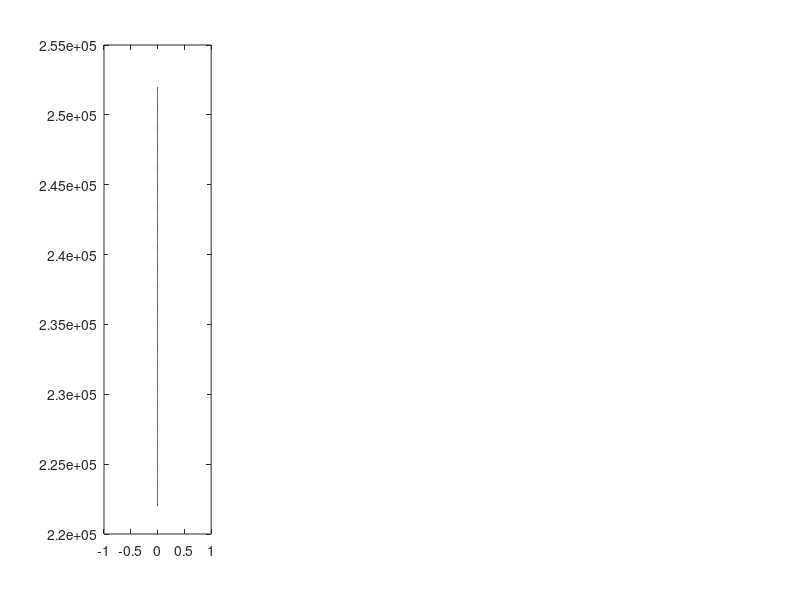

Source code (MATLAB): (Note: this script raises an error after producing the figure.)
% Script to solve coupled ice shell thermal and stress evolution
% Max Rudolph, March 19, 2020
clear;
close all;

% Numerical parameters
nr = 200; % number of grid points
relaxation_parameter=.05; % used in nonlinear loop.
maxiter=300;
% Define physical constants and parameters
% Physical constants
seconds_in_year = 3.1558e7;
R=8.314e-3;     % in kJ/mol/K
% Boundary conditions and internal heating
H=0; % internal heating rate.
Tb=270;
Ts=100;
Ro = 2.52e5;             % outer radius of ice shell (m)
Ri = 2.52e5-3e4;         % inner radius of ice shell (m)
Rc = 1.60e5;             % core radius (m)
% Elastic and Viscous properties
E = 5e9;        % shear modulus of ice (Pa)
nu = 0.3;      % Poisson ratio of ice (-)
beta_w = 4e-10; % Compressibility of water (1/Pa)
alpha_l = 1e-4; % coefficient of linear thermal expansion ( alpha_v/3 ) (1/K)
rho_i=900;      % density of ice (kg/m^3)
rho_w=1000;     % density of water (kg/m^3)
Q=40;           % activation energy, kJ/mol, Nimmo 2004 (kJ/mol)
mub=1e15;       % basal viscosity (Pa-s)
mu = @(T) mub*exp(Q*(Tb-T)/R/Tb./T); % function to evaluate viscosity in Pa-s given T
% mu=@(T) 1e99;
% Thermal properties
Cp = 2100; %heat capacity of ice J/kg/K
Lf = 334*1000; % latent heat of fusion (J/kg)
kappa = 1e-6;% m/s/s
k=kappa*rho_i*Cp;

% calculate maxwell time at 100, 270
fprintf('Maxwell time at surface, base %.2e %.2e\n',mu(100)/E,mu(Tb)/E);
fprintf('Thermal diffusion timescale %.2e\n',(4e4)^2/kappa);
% set end time and grid resolution
t_end = 24e6*seconds_in_year;
% dt = 1e4*seconds_in_year; % time step in seconds
dtmax = 1e5*seconds_in_year;
dtmin = seconds_in_year;
% dt1 = 3600; % size of first timestep
% times = logspace(log10(dt1),log10(t_end+dt1),1e4)-dt1;
plot_interval = t_end;
save_interval = 1e5*seconds_in_year;
save_depths = [0 1 2 3 5]*1000;
nsave = ceil(t_end/save_interval) + 1; nsave_depths = length(save_depths);
sigma_t_store = zeros(nsave_depths,nsave);

% set up the grid
grid_r = linspace(Ri,Ro,nr); % set up the grid

% initialize solution vectors (IC)
sigma_r_last = zeros(nr,1); % initial stresses
sigma_t_last = zeros(nr,1); % initial stresses
T_last = linspace(Tb,Ts,nr)';
er_last = zeros(nr,1); % strains
et_last = zeros(nr,1);
ur_last = zeros(nr,1);      % displacement
z_last = 0; % total amount of thickening
Pex_last = 0; %initial overpressure

% Set up plot
hf2=figure();

plot_times = [0.0 0.8 1.6 3.2 6.4 12 24]*1e6*seconds_in_year; iplot=2;
hf=figure(2);
subplot(1,4,1); % sigma_r and sigma_t
h=plot(sigma_r_last,grid_r); hold on;
plot(sigma_t_last,grid_r,'--','Color',h.Color);
% h=legend('\sigma_r','\sigma_t','Interpreter','tex'); h.AutoUpdate=false;
title('Stress (Pa)','Interpreter','tex');
ylabel('r (m)');
set(gca,'YDir','reverse');
subplot(1,4,2); % e_r and e_t
h=plot( sigma_r_last,Ro-grid_r); hold on;
plot( sigma_r_last,Ro-grid_r,'--','Color',h.Color); hold on;
% h=legend('r','t'); h.AutoUpdate=false;
title('Strain (-)','Interpreter','tex');
set(gca,'YDir','reverse');
subplot(1,4,3); % temperature
plot(T_last,Ro-grid_r); hold on; title('T (K)','Interpreter','tex'); set(gca,'YDir','reverse');
subplot(1,4,4); % radial displacement (u)
plot(ur_last,Ro-grid_r); hold on; title('u_r');
set(gca,'YDir','reverse');
last_plot_time = 0;

fig1a.h = figure(); % Nimmo's Figure 1a
subplot(2,1,1);
[ax,h1,h2]=plotyy((Ro-grid_r)/1e3,sigma_t_last/1e6,(Ro-grid_r)/1e3,T_last);
fig1a.ax = ax;
h2.Color = h1.Color;
h2.LineStyle = '--';
hold(ax(1)); hold(ax(2));
set(ax,'Xlim',[0 30]);
set(ax(1),'YLim',[-10 40]);
set(ax(1),'YTick',[-10:5:40]);
set(ax(2),'YTick',[100:20:180]);
set(ax(1),'YTickLabelMode','auto');
ylabel(ax(1),'Tangential Stress (MPa)');
xlabel(ax(1),'Depth (km)');
ylabel(ax(2),'Temperature (K)');
set(ax(2),'YLim',[100 180]);

time=0; itime=1;
% save initial state
isave = 1;
sigma_t_store(:,isave) = interp1(Ro-grid_r,sigma_t_last,save_depths);
time_store(isave) = time;
last_store = time; isave = isave+1;


while time < t_end
%     dt = times(itime+1)-times(itime); itime = itime+1;
    % In each timestep, we do the following
    % 1. Calculate the amount of basal freeze-on and advance the mesh
    % 2. Solve the heat equation using an implicit method
    % 3. Solve for sigma_r
    % 4. Calculate sigma_t
    % 5. Calculate the radial displacements u(r)
    
    % 1. Calculate basal freeze-on and interpolate old solution onto new mesh
    % calculate heat flux
    Tg = Tb-(T_last(2)-Tb);
    dTdr_b_last = (T_last(2)-Tg)/2/(grid_r(2)-grid_r(1));
    qb = -k*dTdr_b_last;
    
    % determine the timestep
    dt = dtmax;
    if abs(qb/Lf/rho_i*dt) > (grid_r(2)-grid_r(1))/2
       dt =  (grid_r(2)-grid_r(1))/2/(qb/Lf/rho_i);
    end
    if dt < dtmin
        dt = dtmin;
    end
    % thickening would be dx/dt = qb/(L*rho_i)    
    delta_rb = dt*qb/Lf/rho_i;
    z = z_last + delta_rb;
    
    % calculate new ocean pressure (Manga and Wang 2007, equation 5)
    Pex_pred = Pex_last + 3*Ri^2/beta_w/(Ri^3-Rc^3)*(delta_rb*(rho_w-rho_i)/rho_w-ur_last(1)); % ur_last because we don't yet know the uplift
    
    % re-mesh onto new grid
    new_grid_r = linspace(Ri-z,Ro,nr);
    [T_last,sigma_r_last,sigma_t_last,er_last,et_last] = interpolate_solution(new_grid_r,grid_r,T_last,sigma_r_last,sigma_t_last,er_last,et_last,Tb);
    grid_r = new_grid_r; % end interpolation step
    
    % 2. form discrete operators and solve the heat equation
    T = solve_temperature_shell(grid_r,T_last,Tb,Ts,k,rho_i,Cp,H,dt);
    
    %Compute d(Tdot)/dr
    Tdot = (T-T_last)/dt;
    dTdr_b = (T(2)-T(1))/(grid_r(2)-grid_r(1));
    Tdot(1) = delta_rb*dTdr_b/dt; % this is an approximation to the Eulerian cooling rate at the ocean-ice interface
    
    dTdotdr = zeros(nr,1);
    for i=2:nr-1
        dTdotdr(i) = (Tdot(i+1)-Tdot(i-1))/(grid_r(i+1)-grid_r(i-1));
    end
    dTdotdr(1) = (Tdot(2)-Tdot(1))/(grid_r(2)-grid_r(1));
    dTdotdr(nr) = (Tdot(nr)-Tdot(nr-1))/(grid_r(nr)-grid_r(nr-1));
    
    % 3. Nonlinear loop over pressure.
    % because the ocean pressure depends on the uplift, we make a guess
    % (above). Using this guess, we calculate stresses, strains, and
    % displacements. Then we re-calculate the pressure using the new value
    % of radial displacement. We continue until the pressure used in the
    % calculations has converged to the pressure consistent with the
    % calculated displacement;
    for iter=1:maxiter
        if iter>1
            Pex = Pex + relaxation_parameter*(Pex_post-Pex);
        else
            Pex = Pex_pred;
        end
        
        % calculate viscosity at each node
        mu_node = zeros(nr,1);
        for i=1:nr
            mu_node(i) = mu(T(i));
        end
        
        [sigma_r,sigma_t,sigma_rD,sigma_tD] = solve_stress_viscoelastic_shell(grid_r,mu_node,sigma_r_last,alpha_l*dTdotdr,-Pex,E,nu,dt);
               
        % 5. Calculate the strains        
        dT = T-T_last;
        dT(1) = delta_rb*dTdr_b;
        
        dsigma_t = sigma_t - sigma_t_last;
        dsigma_r = sigma_r - sigma_r_last;
        
        de_t = 1/E*(dsigma_t-nu*(dsigma_t+dsigma_r))+alpha_l*dT + dt/2*(sigma_tD./mu_node); % change in tangential strain
        de_r = 1/E*(dsigma_r-2*nu*dsigma_t)                +alpha_l*dT + dt/2*(sigma_rD./mu_node); % HS91 equations A5-6
        er = er_last + de_r;
        et = et_last + de_t;
        ur = grid_r'.*et; %radial displacement
        % re-calculate excess pressure using new uplift
        Pex_post = 3*Ri^2/beta_w/(Ri^3-Rc^3)*(z*(rho_w-rho_i)/rho_w-ur(1));% ur_last because we don't yet know the uplift
%         fprintf('iter %d. Pex_post %.2e Pex %.2e\n',iter,Pex_post,Pex);
        
        % check for convergence
        if abs( Pex_post-Pex )/abs(Pex) < 1e-2
            fprintf('dt=%.2e yr, time=%.3e Myr, Pex_post %.2e Pex %.2e, converged in %d iterations\n',dt/seconds_in_year,(time+dt)/seconds_in_year/1e6,Pex_post,Pex,iter);            
            break;
        elseif iter==maxiter
            error('Nonlinear loop failed to converge');
        end
    end%end nonlinear loop
    
    % 6. advance to next time step and plot (if needed)
    sigma_r_last = sigma_r;
    sigma_t_last = sigma_t;
    T_last = T;
    er_last = er;
    et_last = et;
    z_last = z;
    ur_last = ur;
    Pex_last = Pex;
    
    time = time + dt;
    
    if (time >= plot_times(iplot) || time >= t_end)
        iplot = iplot+1;
        
        figure(hf);
        subplot(1,4,1);
        h=plot(sigma_r,Ro-grid_r);
        plot(sigma_t,Ro-grid_r,'--','Color',h.Color);
        subplot(1,4,2);
        h=plot(er,Ro-grid_r);
        plot(et,Ro-grid_r,'--','Color',h.Color);
        subplot(1,4,3);
        plot(T,Ro-grid_r);
        subplot(1,4,4);
        plot(ur,Ro-grid_r);
        
        
        figure(hf2);
        plot(ur(end),sigma_t(end),'.'); hold on;
        
        figure(fig1a.h); % Nimmo's Figure 1a
        h=plot(fig1a.ax(1),(Ro-grid_r)/1e3,sigma_t_last/1e6);
        plot(fig1a.ax(2),(Ro-grid_r)/1e3,T_last,'--','Color',h.Color);
        
        
        last_plot_time = time;
        drawnow();
        last_plot_time = time;
    end
    if (time-last_store >= save_interval || time >= t_end)
        sigma_t_store(:,isave) = interp1(Ro-grid_r,sigma_t_last,save_depths);
        time_store(isave) = time;
        last_store = time; isave = isave+1;       
    end
end
%% add legends
for i=1:length(plot_times)
    labels{i} = sprintf('%.1f',plot_times(i)/seconds_in_year/1e6);
end
figure( fig1a.h ); 
axis(fig1a.ax(1));
legend(labels);


%% Nimmo's figure 1b
figure(fig1a.h);
labels = {};
for i=1:length(save_depths);
    labels{i} = sprintf('%.1f km',save_depths(i)/1000);
end
subplot(2,1,2);
plot(time_store(1:isave-1)/seconds_in_year/1e6,sigma_t_store(:,1:isave-1)/1e6);
legend(labels,'Location','southeast');
xlabel('Time (Myr)');
ylabel('Tangential Stress (MPa)');
set(gcf,'Color','w');
h=gcf;
h.Position(3:4) = [390 580];
saveas(gcf,'Stress_evolution.eps','psc2')


